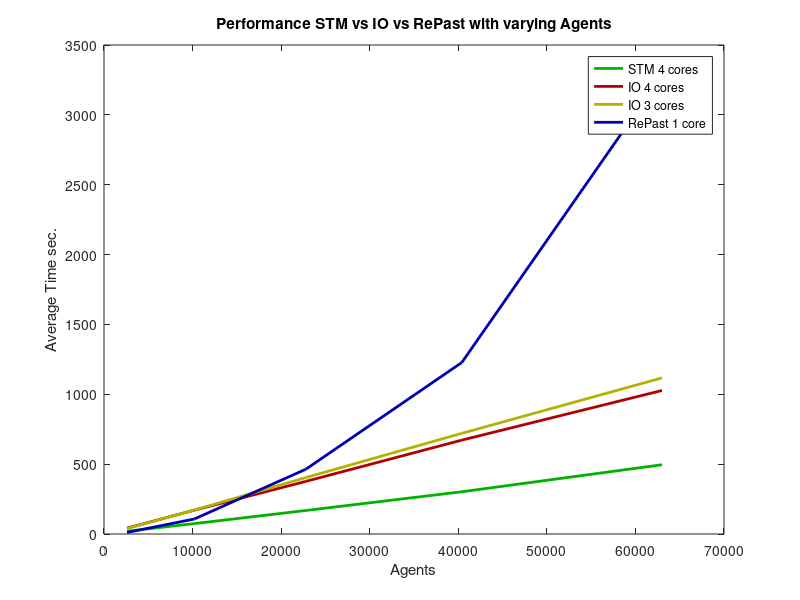

This figure's MATLAB source:
stm = [20.201, 74.493, 168.47, 302.43, 495.73];
io4 = [41.914, 170.55, 376.89, 672.01, 1027.27];
io3 = [38.614, 171.61, 404.11, 720.65, 1117.27];
rep = [10.822, 107.40, 464.017, 1227.68, 3283.63];

agents = [2601, 10201, 22801, 40401, 63001];

figure;
plot (agents, stm, "linewidth", 2, "color", [0, 0.7, 0]);
hold on;
plot (agents, io4, "linewidth", 2, "color", [0.7, 0, 0]);
hold on;
plot (agents, io3, "linewidth", 2, "color", [0.7, 0.7, 0]);
hold on;
plot (agents, rep, "linewidth", 2, "color", [0, 0, 0.7]);

legend ("STM 4 cores", "IO 4 cores", "IO 3 cores", "RePast 1 core");
xlabel ("Agents");
ylabel ("Average Time sec.");

title ("Performance STM vs IO vs RePast with varying Agents");
